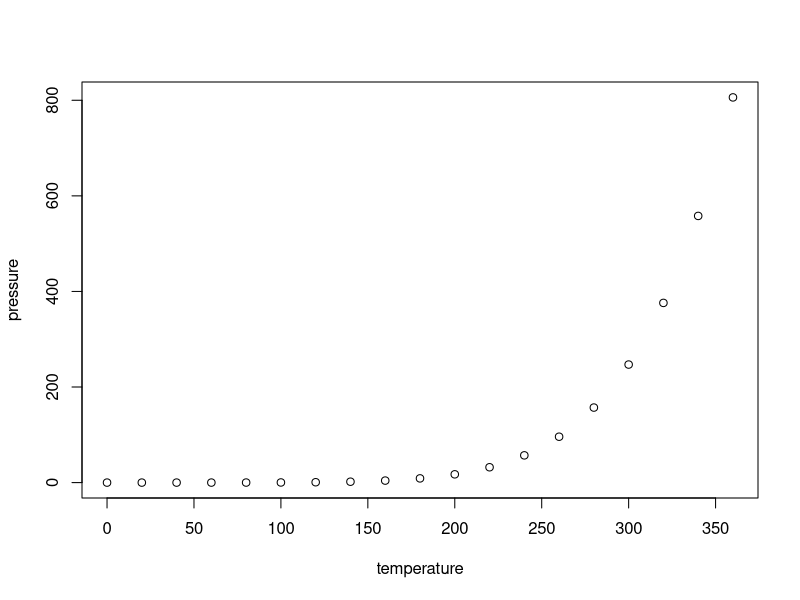
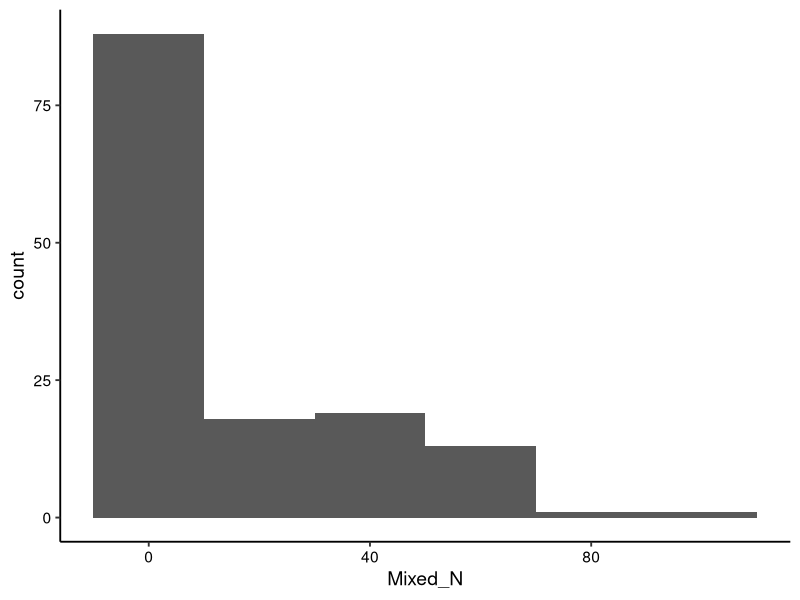
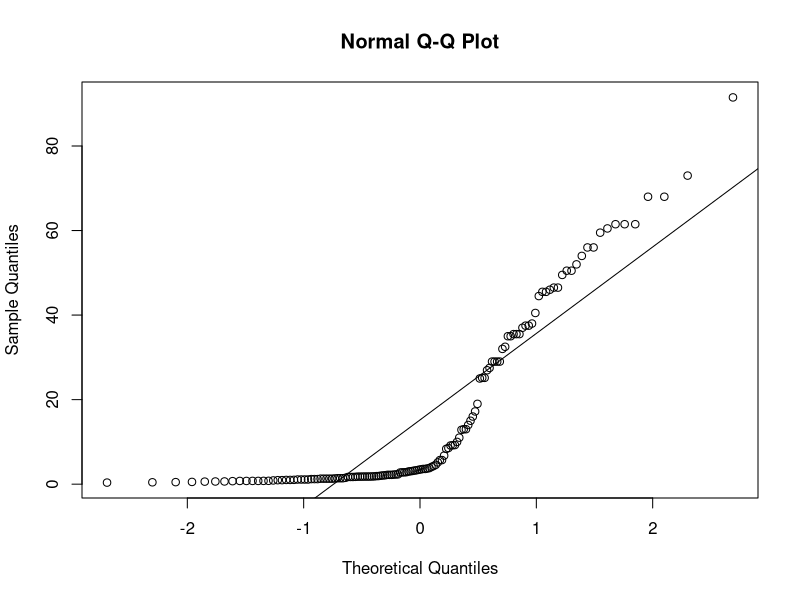
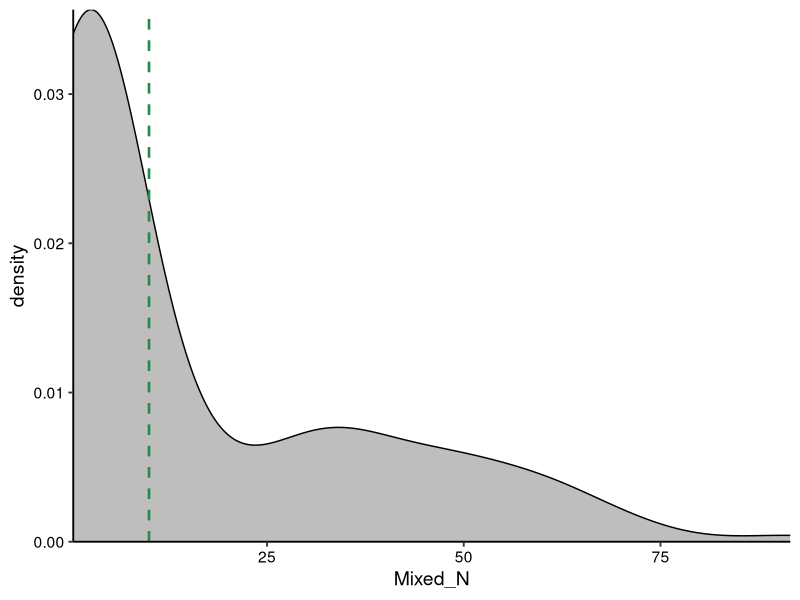
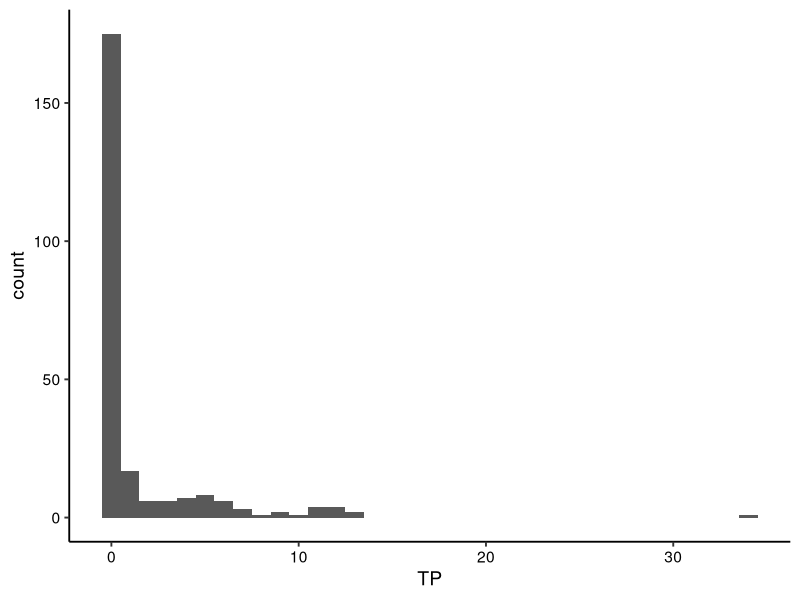
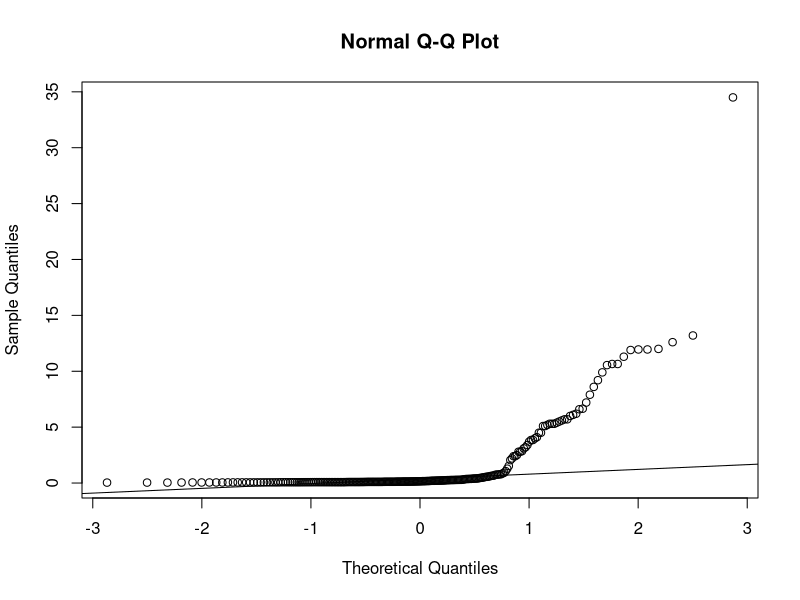
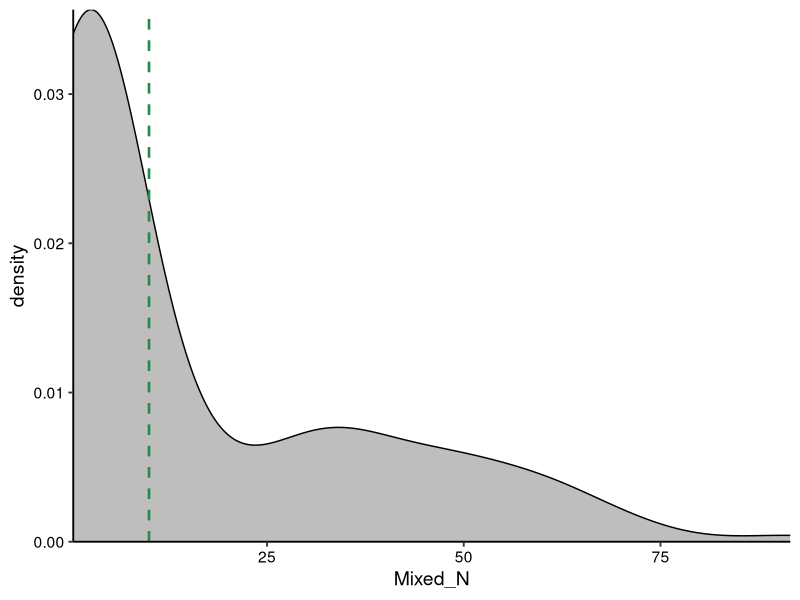

Here is the R script that generated these plots, in order: (Note: this script raises an error after producing the figures.)
## ---- chunk 1
knitr::opts_chunk$set(echo = TRUE)
## ---- chunk 2
summary(cars)
## ---- chunk 3
plot(pressure)
## ---- chunk 4
# Set your working directory

setwd("/Users/rmlandman/Desktop/Data Analytics/Environmental_Data_Analytics_2020/Project/EDA_2020_Project")
getwd()

# Load your packages


library(plyr)
library(tidyverse)
library(ggplot2)
library(lubridate)
library(viridis)
library(RColorBrewer)
library(cowplot)

# Set your ggplot theme

mytheme <- theme_classic(base_size = 14) +
  theme(axis.text = element_text(color = "black"), 
        legend.position = "top")

theme_set(mytheme)

# Load your datasets

EC_Flow.Nutrients_Wide <-
  read.csv("./Data/Processed/EC_Flow.Nutrients_Wide_Processed.csv")

Club.Gorman_Flow.Nutrients_Wide <-
  read.csv("./Data/Processed/ClubGorman_Flow.Nutrients_Wide_Processed.csv")

Club.Gorman_Flow_Long <- read.csv("./Data/Processed/ClubGorman_USGSDischarge_Long.csv")

Club.Gorman_Flow_Wide <- read.csv("./Data/Processed/ClubGorman_USGSDischarge_Wide.csv")

Club.Gorman_Flow.Nutrients_Long <-
  read.csv("./Data/Processed/ClubGorman_Flow.Nutrients_Long_Processed.csv")
## ---- chunk 5
Club.Gorman_Flow.Nutrients_Wide$Date <- 
  as.Date(Club.Gorman_Flow.Nutrients_Wide$Date, format = "%Y-%m-%d")
class(Club.Gorman_Flow.Nutrients_Wide$Date)

Club.Gorman_Flow_Wide$Date <- 
  as.Date(Club.Gorman_Flow_Wide$Date, format = "%Y-%m-%d")
class(Club.Gorman_Flow_Wide$Date)

Club.Gorman_Flow_Long$Date <- 
  as.Date(Club.Gorman_Flow_Long$Date, format = "%Y-%m-%d")
class(Club.Gorman_Flow_Long$Date)

EC_Flow.Nutrients_Wide$Date <- 
  as.Date(EC_Flow.Nutrients_Wide$Date, format = "%Y-%m-%d")
class(EC_Flow.Nutrients_Wide$Date)

Club.Gorman_Flow.Nutrients_Long$Date <-
  as.Date(Club.Gorman_Flow.Nutrients_Long$Date, format = "%Y-%m-%d")
class(Club.Gorman_Flow.Nutrients_Long$Date)


## ---- chunk 6

Club.Gorman_Flow.Nutrients_Wide$site_no <- 
  as.character(Club.Gorman_Flow.Nutrients_Wide$site_no)
class(Club.Gorman_Flow.Nutrients_Wide$site_no)

Club.Gorman_Flow_Wide$site_no.x <- 
  as.character(Club.Gorman_Flow_Wide$site_no.x)
class(Club.Gorman_Flow_Wide$site_no.x)

Club.Gorman_Flow_Wide$site_no.y <- 
  as.character(Club.Gorman_Flow_Wide$site_no.y)
class(Club.Gorman_Flow_Wide$site_no.y)

Club.Gorman_Flow_Long$site_no <- 
  as.character(Club.Gorman_Flow_Long$site_no, format)
class(Club.Gorman_Flow_Long$site_no)

EC_Flow.Nutrients_Wide$site_no <- 
  as.character(EC_Flow.Nutrients_Wide$site_no)
class(EC_Flow.Nutrients_Wide$site_no)

EC_Flow.Nutrients_Wide$site_no.x <- 
  as.character(EC_Flow.Nutrients_Wide$site_no.x)
class(EC_Flow.Nutrients_Wide$site_no.x)

EC_Flow.Nutrients_Wide$site_no.y <- 
  as.character(EC_Flow.Nutrients_Wide$site_no.y)
class(EC_Flow.Nutrients_Wide$site_no.y)

## ---- chunk 7
#Is there a difference between upstream and downstream nutrient levels? 
### continuous response (N or P)
### categorical explanatory
## ---- chunk 8
summary(EC_Flow.Nutrients_Wide$Mixed_N)

# Evaluate assumption of normal distribution 
shapiro.test((EC_Flow.Nutrients_Wide$Mixed_N))

### shapiro wilke test the null hypothesis is that the data are a normal distribution 
### p value <0.05 shows we reject null and data is not normally distributed
######## "not well approximated by a normal distribution"

ggplot(EC_Flow.Nutrients_Wide, aes(x = Mixed_N)) +
  geom_histogram(binwidth = 20) 

### histogram shows data is not very rightly skewed 

qqnorm(EC_Flow.Nutrients_Wide$Mixed_N); qqline(EC_Flow.Nutrients_Wide$Mixed_N)
## some samples are higher than normal and some are lower

N.onesample <- t.test(EC_Flow.Nutrients_Wide$Mixed_N, mu = 10, alternative = "greater")
N.onesample

# Null hypothesis is that mean = 10, alternative is mean is less than 10
# p value >0.05 so we can not reject the null the mean =10

# plot 

N.plot <- ggplot(EC_Flow.Nutrients_Wide, aes(x = Mixed_N)) +
  #geom_density(stat = "count", fill = "gray") + #<-shows count so it's more jagged
  geom_density(fill = "gray") +
  geom_vline(xintercept = 10, color = "#238b45", lty = 2, size = 0.9) +
  scale_x_continuous(expand = c(0, 0)) + scale_y_continuous(expand = c(0, 0))
print(N.plot)


## ---- chunk 9
summary(EC_Flow.Nutrients_Wide$TP)

# Evaluate assumption of normal distribution 
shapiro.test((EC_Flow.Nutrients_Wide$TP))

### shapiro wilke test the null hypothesis is that the data are a normal distribution 
### p value <0.05 shows we reject null and data is not normally distributed
######## "not well approximated by a normal distribution"

ggplot(EC_Flow.Nutrients_Wide, aes(x = TP)) +
  geom_histogram(binwidth = 1) 

### histogram shows data is not very rightly skewed 

qqnorm(EC_Flow.Nutrients_Wide$TP); qqline(EC_Flow.Nutrients_Wide$TP)
## samples are higher than normal distribution

P.onesample <- t.test(EC_Flow.Nutrients_Wide$TP, mu = 1, alternative = "greater")
P.onesample

# Null hypothesis is that mean = 1, alternative is mean is less than 1
# p value <0.05 so we can reject the null the mean = 1

# plot 

P.plot <- ggplot(EC_Flow.Nutrients_Wide, aes(x = TP)) +
  #geom_density(stat = "count", fill = "gray") + #<-shows count so it's more jagged
  geom_density(fill = "gray") +
  geom_vline(xintercept = 1, color = "#238b45", lty = 2, size = 0.9) +
  scale_x_continuous(expand = c(0, 0)) + scale_y_continuous(expand = c(0, 0))
print(N.plot)


## ---- chunk 10
shapiro.test(Club.Gorman_Flow.Nutrients_Wide$Mixed_N[Club.Gorman_Flow.Nutrients_Wide$Location == "Upstream"])
shapiro.test(Club.Gorman_Flow.Nutrients_Wide$Mixed_N[Club.Gorman_Flow.Nutrients_Wide$Location == "Downstream"])
var.test(Club.Gorman_Flow.Nutrients_Wide$Mixed_N ~ Club.Gorman_Flow.Nutrients_Wide$Location)

### "var.test" test variance 
### asks are the variances eqaul - what is the diff between variances 
### results: variances are significantly different 
### results: violate assumption of normality and equal variance

ggplot(Club.Gorman_Flow.Nutrients_Wide$Mixed_N, aes(x = Mixed_N, color = Location)) +
  geom_freqpoly()


N.twosample <- t.test(Club.Gorman_Flow.Nutrients_Wide$Mixed_N ~ Club.Gorman_Flow.Nutrients_Wide$Location)
N.twosample

## ---- chunk 11
shapiro.test(Club.Gorman_Flow.Nutrients_Wide$TP[Club.Gorman_Flow.Nutrients_Wide$Location == "Upstream"])
shapiro.test(Club.Gorman_Flow.Nutrients_Wide$TP[Club.Gorman_Flow.Nutrients_Wide$Location == "Downstream"])
var.test(Club.Gorman_Flow.Nutrients_Wide$TP ~ Club.Gorman_Flow.Nutrients_Wide$Location)

### "var.test" test variance 
### asks are the variances eqaul - what is the diff between variances 
### results: variances are significantly different 
### results: violate assumption of normality and equal variance

ggplot(Club.Gorman_Flow.Nutrients_Wide, aes(x = TP, color = Location)) +
  geom_freqpoly()


P.twosample <- t.test(Club.Gorman_Flow.Nutrients_Wide$TP ~ Club.Gorman_Flow.Nutrients_Wide$Location)
P.twosample

## ---- chunk 12
N.onesample.wilcox <- wilcox.test(Club.Gorman_Flow.Nutrients_Wide$Mixed_N, mu = 10, alternative = "greater")
N.onesample.wilcox
N.twosample.wilcox <- wilcox.test(Club.Gorman_Flow.Nutrients_Wide$Mixed_N ~ Club.Gorman_Flow.Nutrients_Wide$Location)
N.twosample.wilcox
## ---- chunk 13
P.onesample.wilcox <- wilcox.test(Club.Gorman_Flow.Nutrients_Wide$TP, mu = 1, alternative = "greater")
P.onesample.wilcox
P.twosample.wilcox <- wilcox.test(Club.Gorman_Flow.Nutrients_Wide$TP ~ Club.Gorman_Flow.Nutrients_Wide$Location)
P.twosample.wilcox
## ---- chunk 14
NitrogenClub.regression <-lm(data = EC_Flow.Nutrients_Wide, Mixed_N ~ Discharge.C)
summary(NitrogenClub.regression)
## adj R squared says 1 % of variance is explained by depth 

cor.test(EC_Flow.Nutrients_Wide$Mixed_N, EC_Flow.Nutrients_Wide$Discharge.C)


NitrogenGorman.regression <-lm(data = EC_Flow.Nutrients_Wide, Mixed_N ~ Discharge.G)
summary(NitrogenGorman.regression)
## adj R squared says 1 % of variance is explained by depth 

cor.test(EC_Flow.Nutrients_Wide$Mixed_N, EC_Flow.Nutrients_Wide$Discharge.G)
## ---- chunk 15
PhosphorusClub.regression <-lm(data = EC_Flow.Nutrients_Wide, TP ~ Discharge.C)
summary(PhosphorusClub.regression)
## adj R squared says 8 % of variance is explained by depth 
## significant relationship p < 0.001

cor.test(EC_Flow.Nutrients_Wide$TP, EC_Flow.Nutrients_Wide$Discharge.C)


PhosphorusGorman.regression <-lm(data = EC_Flow.Nutrients_Wide, TP ~ Discharge.G)
summary(PhosphorusGorman.regression)
## adj R squared says 9 % of variance is explained by depth
## significant relationship p < 0.001

cor.test(EC_Flow.Nutrients_Wide$TP, EC_Flow.Nutrients_Wide$Discharge.G)
## ---- chunk 16
Nitrogen_Discharge <- 
  ggplot(EC_Flow.Nutrients_Wide, aes (x=Discharge.G, y = Mixed_N))+
  geom_point()+
  geom_smooth(method=lm)+
  ylim(0,10)
print(Nitrogen_Discharge)

#log discharge 
Nitrogen_logDischarge <- 
  ggplot(EC_Flow.Nutrients_Wide, aes (x=log(Discharge.G), y = Mixed_N))+
  geom_point()+
  geom_smooth(method=lm)+
  ylim(0,10)
print(Nitrogen_logDischarge)

#log both 
logNitrogen_logDischarge <- 
  ggplot(EC_Flow.Nutrients_Wide, aes (x=log(Discharge.G), y = log(Mixed_N)))+
  geom_point()+
  geom_smooth(method=lm)+
  ylim(0,10)
print(logNitrogen_logDischarge)
## ---- chunk 17
Phosphorus_Discharge <- 
  ggplot(EC_Flow.Nutrients_Wide, aes (x=Discharge.G, y = TP))+
  geom_point()+
  geom_smooth(method=lm)+
  ylim(0,2.5)
print(Phosphorus_Discharge)

#log discharge 
Phosphorus_logDischarge <- 
  ggplot(EC_Flow.Nutrients_Wide, aes (x=log(Discharge.G), y = TP))+
  geom_point()+
  geom_smooth(method=lm)+
  ylim(0,10)
print(Phosphorus_logDischarge)

#log both 
logPhosphorus_logDischarge <- 
  ggplot(EC_Flow.Nutrients_Wide, aes (x=log(Discharge.G), y = log(TP)))+
  geom_point()+
  geom_smooth(method=lm)
print(logPhosphorus_logDischarge)
## ---- chunk 18
Nitrogen_Time <- 
  ggplot(EC_Flow.Nutrients_Wide, aes (x=Date, y = Mixed_N))+
  geom_point()+
  geom_smooth(method=lm)
print(Nitrogen_Time)

 Phosphorus_Time <- 
  ggplot(EC_Flow.Nutrients_Wide, aes (x=Date, y = TP))+
  geom_point()+
  geom_smooth(method=lm)
print(Phosphorus_Time)
## ---- chunk 19
Post2000Nutrients <- subset(EC_Flow.Nutrients_Wide, Date > "2000-01-01" & Date < "2020-12-31")

## ---- chunk 20
Nitrogen_Discharge2000 <- 
  ggplot(Post2000Nutrients , aes (x=log(Discharge.C), y = Mixed_N))+
  geom_point()+
  geom_smooth(method=lm)+
  ylim(0,10)
print(Nitrogen_Discharge2000)

Nitrogen_Time2000 <- 
  ggplot(Post2000Nutrients, aes (x=Date, y = Mixed_N))+
  geom_point()+
  geom_smooth(method=lm)
print(Nitrogen_Time2000)
## ---- chunk 21
Phosphorus_Discharge2000 <- 
  ggplot(Post2000Nutrients, aes (x=log(Discharge.G), y = TP))+
  geom_point()+
  geom_smooth(method=lm)+
  ylim(0,2.5)
print(Phosphorus_Discharge2000)

Phosphorus_Time2000 <- 
  ggplot(Post2000Nutrients, aes (x=Date, y = TP))+
  geom_point()+
  geom_smooth(method=lm)
print(Phosphorus_Time2000)
